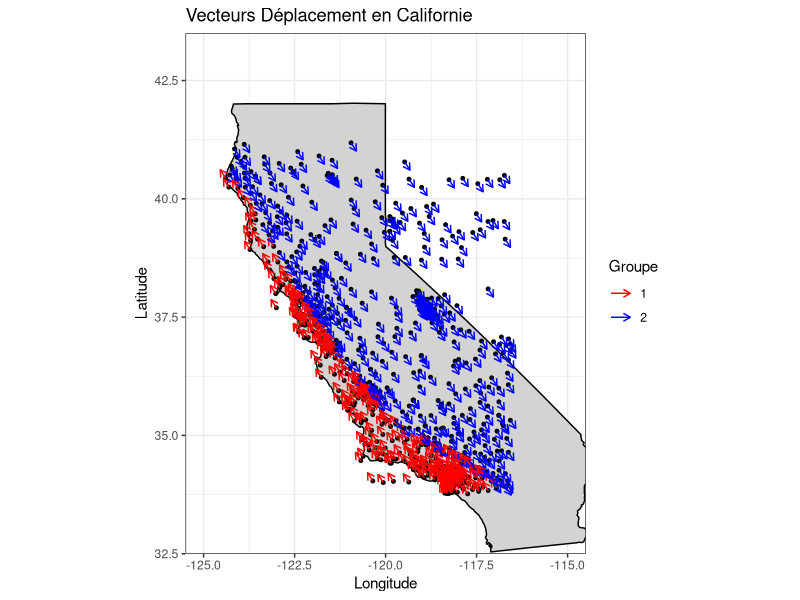
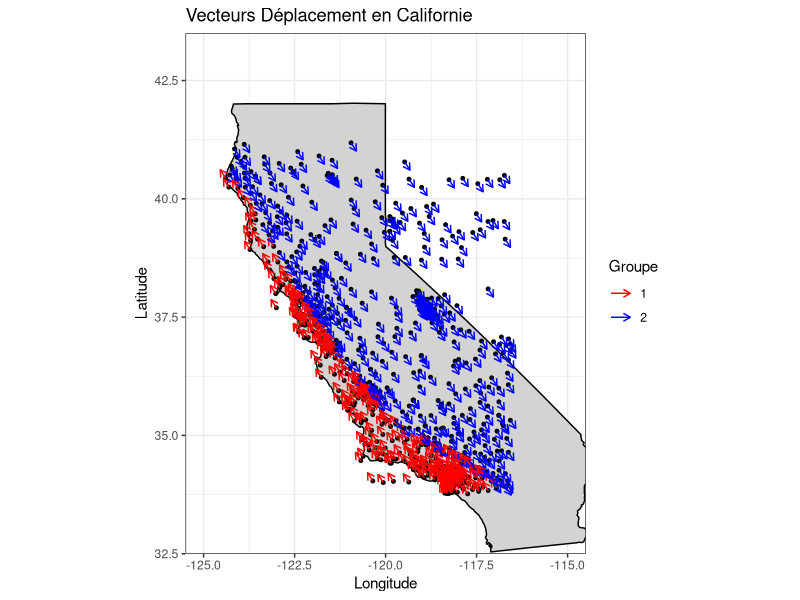

The R source for these figures, in order:
# Charger les bibliothèques nécessaires
library(ggplot2)
library(dplyr)
library(maps)

# Lire les données sans en-tête
data <- read.table("data/californie.txt", header = FALSE)

# Nommer les colonnes manuellement
colnames(data) <- c("Site", "Lon", "Lat", "Delta.E", "Delta.N", "Delta.V", "Sigma.E", "Sigma.N", "Sigma.V")

data$x = data$Delta.E
data$y = data$Delta.N

# Appliquer K-means
set.seed(123)  # Pour la reproductibilité
kmeans_result <- kmeans(data[, c("x", "y")], centers = 2)  # 2 clusters

# Ajouter les résultats au DataFrame
data$group <- as.factor(kmeans_result$cluster)

# Calculer les moyennes pour chaque groupe
mean_values <- data %>%
  group_by(group) %>%
  summarise(mean_x = mean(x),
            mean_y = mean(y),
            n = n())  # Nombre de points dans chaque groupe

print(mean_values)

v1x = mean_values[1,2]$mean_x
v1y = mean_values[1,3]$mean_y

v2x = mean_values[2,2]$mean_x
v2y = mean_values[2,3]$mean_y

vax = v1x-v2x
vay = v1y-v2y

vbx = v2x - v1x
vby = v2y - v1y

data$vx [data$group==1] = vax
data$vy [data$group==1] = vay

data$vx [data$group==2] = vbx
data$vy [data$group==2] = vby


# Charger la carte de la Californie
california_map <- map_data("state") %>% filter(region == "california")

# Tracer la carte de la Californie avec les vecteurs de déplacement
ggplot() +
  # Fond de carte de la Californie
  geom_polygon(data = california_map, aes(x = long, y = lat, group = group), fill = "lightgray", color = "black") +
  
  # Points représentant les stations GPS
  geom_point(data = data, aes(x = Lon, y = Lat), color = "black", size = 1) +  # Couleur noire pour les points
  
  # Vecteurs de déplacement avec flèches plus longues, colorées selon le groupe
  geom_segment(data = data,
               aes(x = Lon, y = Lat, 
                   xend = Lon + vx / 1e2 ,  # Augmenter la longueur de la flèche
                   yend = Lat + vy / 1e2,
                   color = group),  # Couleur selon le groupe
               arrow = arrow(length = unit(0.2, "cm"))) +  # Utiliser les couleurs des groupes pour les flèches
               
  # Ajuster les limites de la carte pour se concentrer sur la Californie, en les prolongeant
  coord_fixed(ratio = 1.3, xlim = c(-125, -115), ylim = c(33, 43)) +
  
  # Ajouter des titres et labels
  labs(title = "Vecteurs Déplacement en Californie",
       x = "Longitude",
       y = "Latitude") +
  
  theme_bw() +  # Utiliser un thème différent pour un meilleur contraste
  scale_color_manual(values = c("1" = "red", "2" = "blue"), name = "Groupe")  # Définir des couleurs pour les groupes

# Enregistrer le graphique dans un fichier PNG
ggsave("outputs/californie5.png", width = 8, height = 6)
